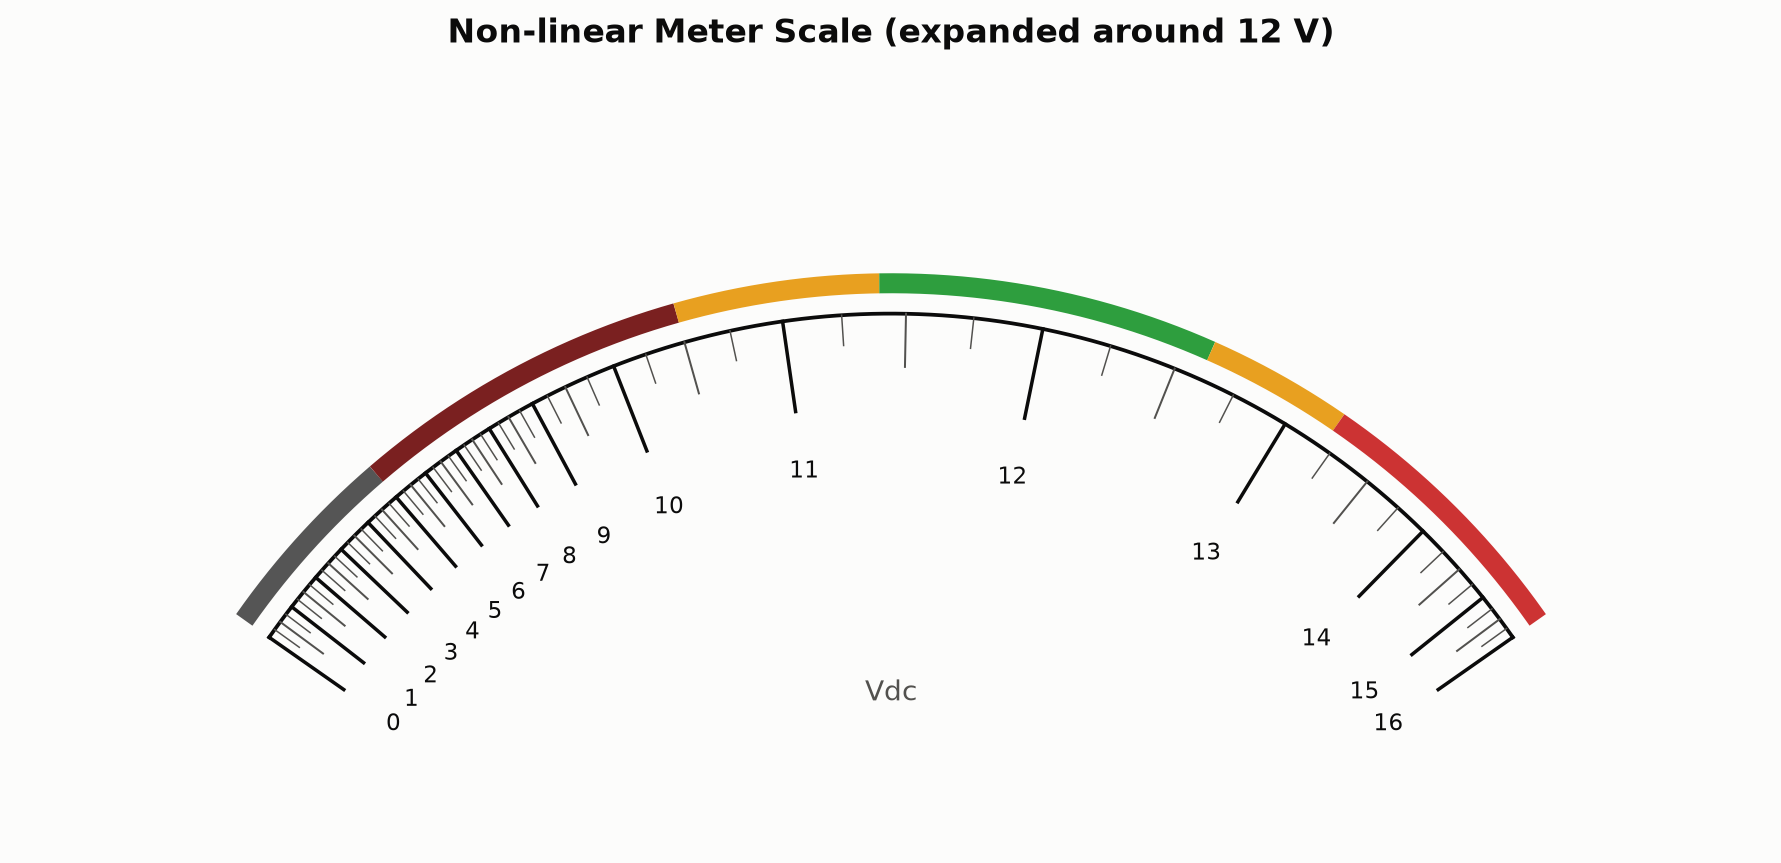

This figure's Python source:
#!/usr/bin/env python3
import numpy as np
import matplotlib.pyplot as plt

BUS_MIN, BUS_MAX = 0.0, 16.0
ADC_MAX, PWM_MAX = 1023, 255
CENTER, SIGMA = 12.0, 1.4
BASE_GAIN, PEAK_GAIN = 0.25, 1.60

def sensitivity(v):
    return BASE_GAIN + PEAK_GAIN * np.exp(-0.5 * ((v - CENTER) / SIGMA) ** 2)

resolution = 10000
voltage = np.linspace(BUS_MIN, BUS_MAX, resolution)
gain = sensitivity(voltage)
position = np.cumsum(gain)
position -= position[0]
position /= position[-1]

def volt_to_position(v):
    return np.interp(v, voltage, position)

arc_start_deg = 145
arc_end_deg = 35
arc_span = arc_start_deg - arc_end_deg

radius = 1.0
cx, cy = 0.0, 0.0

def pos_to_angle_rad(pos):
    deg = arc_start_deg - pos * arc_span
    return np.radians(deg)

fig, ax = plt.subplots(figsize=(10, 5), facecolor='#fcfcfb')
ax.set_facecolor('#fcfcfb')
ax.set_aspect('equal')

# Colored range bands (drawn first so ticks sit on top)
BAND_WIDTH = 8
r_band = radius + 0.04
ranges = [
    (0.0,  5.0,  '#555555'),  # gray   — device off (too low to start)
    (5.0,  10.5, '#7a2020'),  # maroon — brownout zone (corruption / disk damage)
    (10.5, 11.4, '#e8a020'),  # amber  — brownout risk
    (11.4, 12.6, '#2e9e3e'),  # green  — Synology safe range (±5%)
    (12.6, 13.2, '#e8a020'),  # amber  — overvoltage warning (errors observed)
    (13.2, 16.0, '#cc3333'),  # red    — overvoltage damage
]
for v_lo, v_hi, color in ranges:
    p0 = volt_to_position(v_lo)
    p1 = volt_to_position(v_hi)
    th = np.linspace(pos_to_angle_rad(p0), pos_to_angle_rad(p1), 300)
    ax.plot(cx + r_band * np.cos(th), cy + r_band * np.sin(th),
            color=color, linewidth=BAND_WIDTH, solid_capstyle='butt')

# Main arc
theta = np.linspace(np.radians(arc_end_deg), np.radians(arc_start_deg), 500)
ax.plot(cx + radius * np.cos(theta), cy + radius * np.sin(theta),
        color='#0b0b0b', linewidth=1.5)

# Minor ticks (0.25 V)
major_volts = np.arange(0, 17, 1)
minor_volts = np.arange(0, 16.25, 0.25)

for v in minor_volts:
    if v in major_volts or v % 0.5 == 0:
        continue
    pos = volt_to_position(v)
    ang = pos_to_angle_rad(pos)
    r_inner = radius - 0.04
    ax.plot([cx + r_inner * np.cos(ang), cx + radius * np.cos(ang)],
            [cy + r_inner * np.sin(ang), cy + radius * np.sin(ang)],
            color='#52514e', linewidth=0.6)

# Half-volt ticks
half_volts = np.arange(0.5, 16, 1)
for v in half_volts:
    pos = volt_to_position(v)
    ang = pos_to_angle_rad(pos)
    r_inner = radius - 0.07
    ax.plot([cx + r_inner * np.cos(ang), cx + radius * np.cos(ang)],
            [cy + r_inner * np.sin(ang), cy + radius * np.sin(ang)],
            color='#52514e', linewidth=0.8)

# Major ticks + labels
for v in major_volts:
    pos = volt_to_position(v)
    ang = pos_to_angle_rad(pos)
    r_inner = radius - 0.12
    ax.plot([cx + r_inner * np.cos(ang), cx + radius * np.cos(ang)],
            [cy + r_inner * np.sin(ang), cy + radius * np.sin(ang)],
            color='#0b0b0b', linewidth=1.4)

    r_label = radius - 0.20
    ax.text(cx + r_label * np.cos(ang), cy + r_label * np.sin(ang),
            f'{int(v)}', ha='center', va='center', fontsize=9,
            fontfamily='sans-serif', color='#0b0b0b')

ax.text(cx, 0.50, 'Vdc', ha='center', va='center', fontsize=11,
        fontfamily='sans-serif', color='#52514e')

fig.suptitle('Non-linear Meter Scale (expanded around 12 V)',
             fontsize=13, fontfamily='sans-serif', color='#0b0b0b',
             fontweight='bold', y=0.98)

ax.set_xlim(-1.15, 1.15)
ax.set_ylim(0.30, 1.18)
ax.axis('off')
fig.tight_layout(rect=[0, 0, 1, 0.93])
fig.savefig('/home/abyrne/tmp/meter/meter_scale.png', dpi=180,
            bbox_inches='tight', facecolor='#fcfcfb')
print('Saved meter_scale.png')
